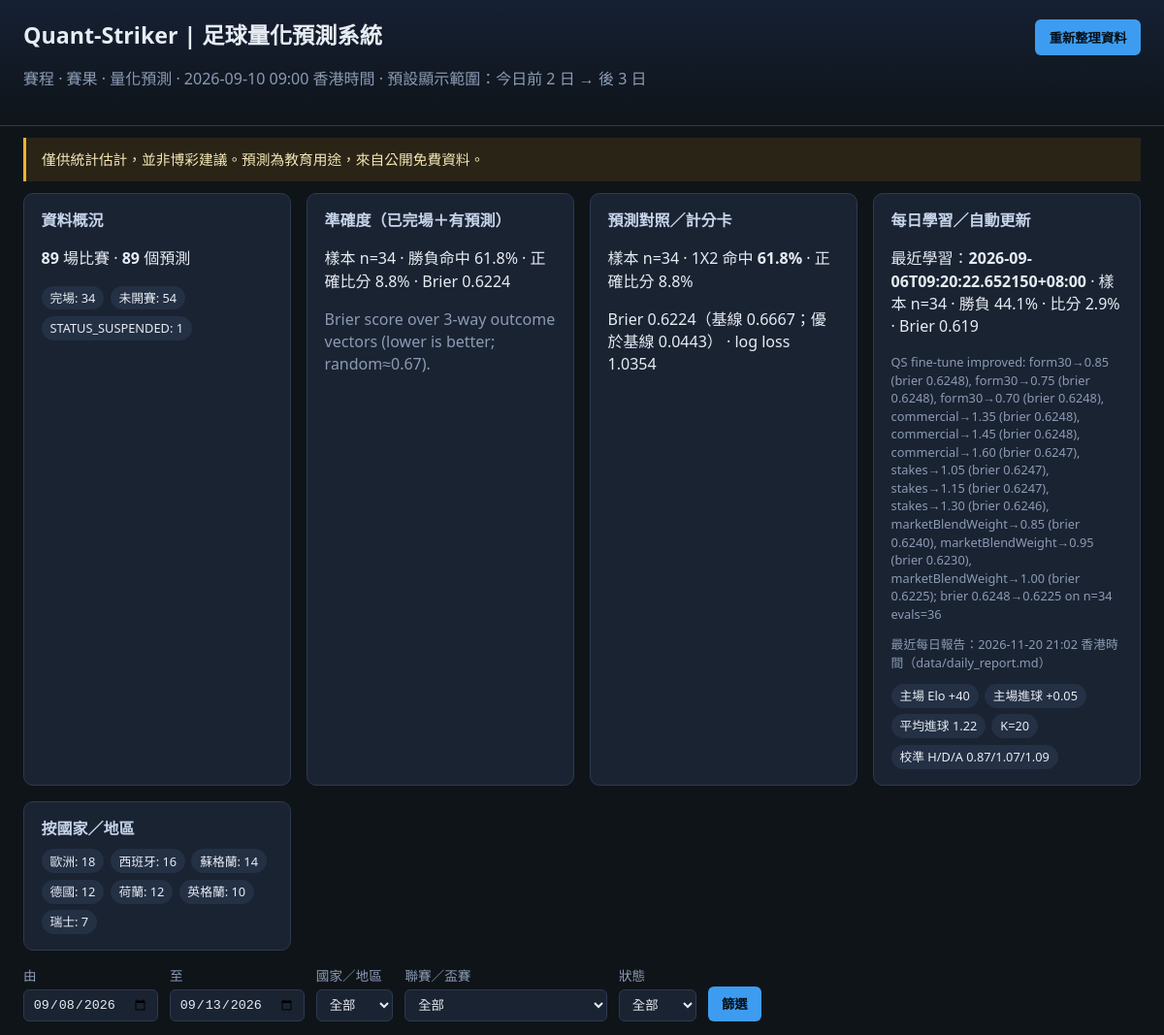
Before: / (upper part) with the older database file.
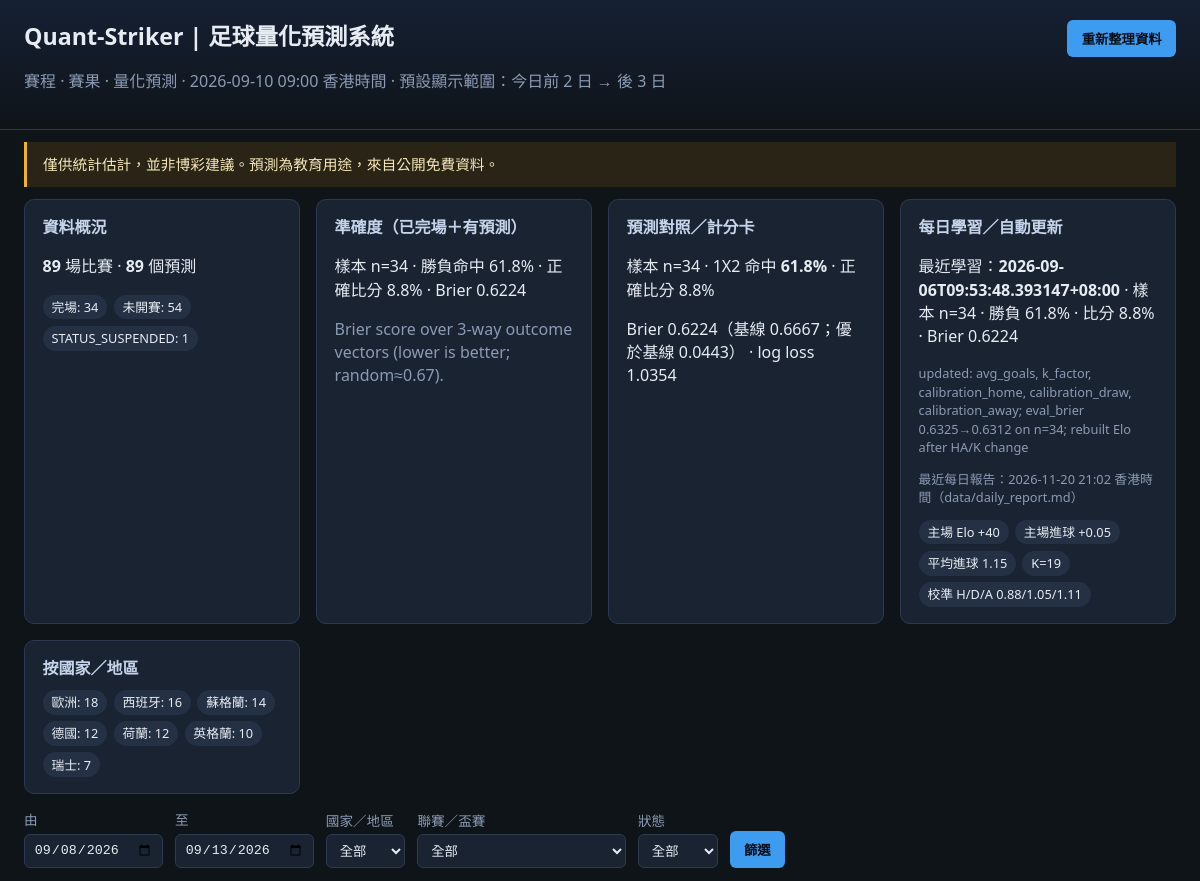
After: the same page with the newer database file.
### tables this page shows
CREATE TABLE matches (
    id INTEGER PRIMARY KEY AUTOINCREMENT,
    date TEXT,
    kickoff_utc TEXT,
    kickoff_hkt TEXT,
    league TEXT,
    country TEXT,
    competition_key TEXT,
    home TEXT,
    away TEXT,
    home_score INTEGER,
    away_score INTEGER,
    status TEXT,
    venue TEXT,
    source TEXT,
    source_id TEXT,
    extra TEXT,
    dedupe_key TEXT UNIQUE,
    updated_at TEXT
);

CREATE TABLE learning_runs (
    id INTEGER PRIMARY KEY AUTOINCREMENT,
    ran_at TEXT NOT NULL,
    finished_n INTEGER,
    result_acc REAL,
    exact_acc REAL,
    brier REAL,
    params_json TEXT,
    notes TEXT
);

CREATE TABLE model_params (
    key TEXT PRIMARY KEY,
    value REAL NOT NULL,
    updated_at TEXT
);

### app/main.py (the view)
@app.get("/", response_class=HTMLResponse)
async def index(
    request: Request,
    country: Optional[str] = None,
    competition: Optional[str] = None,
    status: Optional[str] = None,
    date_from: Optional[str] = None,
    date_to: Optional[str] = None,
):
    date_from, date_to = _clamp_to_dashboard_window(date_from, date_to)
    matches = db.query_matches(
        date_from=date_from,
        date_to=date_to,
        country=country or None,
        competition_key=competition or None,
        status=status or None,
        limit=300,
    )
    for m in matches:
        pred = db.get_prediction(m["id"])
        m["prediction"] = pred
    counts = db.counts()
    accuracy = db.accuracy_stats()
    learning = latest_learning_run()
    model_params = get_model_params()
    try:
        scorecard = get_scorecard_summary(refresh=False)
    except Exception:
        scorecard = {"n": 0}
    report_path = ROOT / "data" / "daily_report.md"
    daily_report_time = None
    if report_path.exists():
        ts = datetime.fromtimestamp(report_path.stat().st_mtime, tz=timezone.utc).astimezone(HKT)
        daily_report_time = ts.strftime("%Y-%m-%d %H:%M 香港時間")
    return templates.TemplateResponse(
        request,
        "index.html",
        _ui_ctx(
            matches=matches,
            countries=countries(),
            competitions=competitions_by_country(),
            filters={
                "country": country or "",
                "competition": competition or "",
                "status": status or "",
                "date_from": date_from,
                "date_to": date_to,
            },
            counts=counts,
            accuracy=accuracy,
            collect_status=_collect_status,
            learning=learning,
            model_params=model_params,
            scorecard=scorecard,
            window_label="香港時間：今日前 2 日 → 後 3 日",
            daily_report_time=daily_report_time,
        ),
    )

### templates/index.html (shortened to what this page needs)
<!DOCTYPE html>
<html lang="zh-Hant">
<head>
  <link rel="stylesheet" href="/static/style.css" />
</head>
<body>
  <header class="top">
    <div>
      <h1>Quant-Striker | 足球量化預測系統</h1>
      <p class="sub">賽程 · 賽果 · 量化預測 · {{ now_hkt }} · 預設顯示範圍：今日前 2 日 → 後 3 日</p>
    </div>
    <div class="actions">
      <button id="btn-refresh" class="btn">重新整理資料</button>
    </div>
  </header>
  <aside class="disclaimer">{{ disclaimer }}</aside>
  <section class="panels">
    <div class="card">
      <h2>資料概況</h2>
      <p><strong>{{ counts.matches }}</strong> 場比賽 · <strong>{{ counts.predictions }}</strong> 個預測</p>
      <ul class="chips">
        {% for s, n in counts.by_status.items() %}
        <li>{{ status_zh.get(s, s) }}: {{ n }}</li>
        {% endfor %}
      </ul>
    </div>
    <div class="card">
      <h2>準確度（已完場＋有預測）</h2>
      {% if accuracy.n %}
      <p>樣本 n={{ accuracy.n }} · 勝負命中 {{ '%.1f'|format(accuracy.result_accuracy * 100) }}% ·
         正確比分 {{ '%.1f'|format(accuracy.exact_score_accuracy * 100) }}% ·
         Brier {{ accuracy.brier }}</p>
      <p class="muted">{{ accuracy.note }}</p>
      {% else %}
      <p class="muted">{{ accuracy.note }}</p>
      {% endif %}
    </div>
    <div class="card">
      <h2>預測對照／計分卡</h2>
      {% if scorecard and scorecard.n %}
      <p>樣本 n={{ scorecard.n }} · 1X2 命中 <strong>{{ '%.1f'|format((scorecard.hit_1x2_rate or 0) * 100) }}%</strong>
         · 正確比分 {{ '%.1f'|format((scorecard.hit_score_rate or 0) * 100) }}%</p>
      <p>Brier {{ scorecard.mean_brier }}（基線 {{ scorecard.baseline_brier }}；優於基線 {{ scorecard.brier_vs_baseline }}）
         · log loss {{ scorecard.mean_logloss }}</p>
      {% else %}
      <p class="muted">尚未有完場預測對照。跑完 daily_update／計分卡後會顯示。</p>
      {% endif %}
    </div>
    <div class="card">
      <h2>每日學習／自動更新</h2>
      {% if learning %}
      <p>最近學習：<strong>{{ learning.ran_at }}</strong>
         · 樣本 n={{ learning.finished_n }}
         · 勝負 {{ '%.1f'|format((learning.result_acc or 0) * 100) }}%
         · 比分 {{ '%.1f'|format((learning.exact_acc or 0) * 100) }}%
         · Brier {{ learning.brier }}</p>
      {% if learning.notes %}<p class="muted tiny">{{ learning.notes }}</p>{% endif %}
      {% else %}
      <p class="muted">尚未執行學習。請跑 <code>scripts/daily_update.py</code> 或撳重新整理。</p>
      {% endif %}
      {% if daily_report_time %}
      <p class="muted tiny">最近每日報告：{{ daily_report_time }}（data/daily_report.md）</p>
      {% endif %}
      {% if model_params %}
      <ul class="chips">
        <li>主場 Elo +{{ '%.0f'|format(model_params.home_adv_elo) }}</li>
        <li>主場進球 +{{ '%.2f'|format(model_params.home_adv_goals) }}</li>
        <li>平均進球 {{ '%.2f'|format(model_params.avg_goals) }}</li>
        <li>K={{ '%.0f'|format(model_params.k_factor) }}</li>
        <li>校準 H/D/A {{ '%.2f'|format(model_params.calibration_home) }}/{{ '%.2f'|format(model_params.calibration_draw) }}/{{ '%.2f'|format(model_params.calibration_away) }}</li>
      </ul>
      {% endif %}
    </div>
    <div class="card">
      <h2>按國家／地區</h2>
      <ul class="chips">
        {% for c, n in counts.by_country.items() %}
        <li>{{ country_zh.get(c, c) }}: {{ n }}</li>
        {% endfor %}
      </ul>
    </div>
  </section>
  <form class="filters" method="get" action="/">
    <label>由 <input type="date" name="date_from" value="{{ filters.date_from }}" /></label>
    <label>至 <input type="date" name="date_to" value="{{ filters.date_to }}" /></label>
    <label>國家／地區
      <select name="country">
        <option value="">全部</option>
      </select>
    </label>
    <label>聯賽／盃賽
      <select name="competition">
        <option value="">全部</option>
      </select>
    </label>
    <label>狀態
      <select name="status">
        <option value="">全部</option>
      </select>
    </label>
    <button class="btn" type="submit">篩選</button>
  </form>
</body>
</html>

### static/style.css (style rules this page uses)
:root { --bg: #0f1419; --panel: #1a2332; --border: #2d3a4f; --text: #e7ecf3; --muted: #8b9bb4; --accent: #3d9cf0; --good: #3ecf8e; --warn: #f0b429; --bad: #f07178; --pill: #243044; }
* { box-sizing: border-box; }
body { margin: 0; font-family: "IBM Plex Sans", "Segoe UI", system-ui, sans-serif; background: var(--bg); color: var(--text); line-height: 1.45; }
.top { display: flex; justify-content: space-between; align-items: flex-start; gap: 1rem; padding: 1.25rem 1.5rem; border-bottom: 1px solid var(--border); background: linear-gradient(180deg, #152033, var(--bg)); }
h1 { margin: 0 0 .25rem; font-size: 1.45rem; }
.sub, .muted { color: var(--muted); }
.tiny { font-size: .8rem; }
.disclaimer { margin: .75rem 1.5rem; padding: .75rem 1rem; border-left: 3px solid var(--warn); background: #2a2416; color: #f5e6b8; font-size: .92rem; }
.panels { display: grid; grid-template-columns: repeat(auto-fit, minmax(240px, 1fr)); gap: 1rem; padding: 0 1.5rem 1rem; }
.card { background: var(--panel); border: 1px solid var(--border); border-radius: 10px; padding: 1rem 1.1rem; }
.card h2 { margin: 0 0 .6rem; font-size: 1rem; color: #c5d4ea; }
.filters { display: flex; flex-wrap: wrap; gap: .75rem; align-items: end; padding: 0 1.5rem 1rem; }
.filters label { display: flex; flex-direction: column; gap: .25rem; font-size: .85rem; color: var(--muted); }
input, select { background: var(--panel); color: var(--text); border: 1px solid var(--border); border-radius: 6px; padding: .45rem .55rem; }
.btn { background: var(--accent); color: #061018; border: 0; border-radius: 6px; padding: .55rem .9rem; font-weight: 600; cursor: pointer; }
.chips { list-style: none; padding: 0; margin: 0; display: flex; flex-wrap: wrap; gap: .4rem; }
.chips li { background: var(--pill); padding: .2rem .55rem; border-radius: 999px; font-size: .8rem; }
.actions { display: flex; flex-direction: column; align-items: flex-end; gap: .35rem; }

Changed rows visible on the page:
no longer on this page (row unchanged): learning_runs: ran_at "2026-09-06T09:20:22.652150+08:00", finished_n "34", (learning.result_accor0)*100 "44.1", (learning.exact_accor0)*100 "2.9", brier "0.619", notes "QS fine-tune improved: form30→0.85 (brier 0.6248), form30→0.75 (brier 0.6248), form30→0.70 (brier 0.6248), commercial→1.35 (brier 0.6248), commercial→1.45 (brier 0.6248), commercial→1.60 (brier 0.6247), stakes→1.05 (brier 0.6247), stakes→1.15 (brier 0.6247), stakes→1.30 (brier 0.6246), marketBlendWeight→0.85 (brier 0.6240), marketBlendWeight→0.95 (brier 0.6230), marketBlendWeight→1.00 (brier 0.6225); brier 0.6248→0.6225 on n=34 evals=36"
added learning_runs: ran_at "2026-09-06T09:53:48.393147+08:00", finished_n "34", (learning.result_accor0)*100 "61.8", (learning.exact_accor0)*100 "8.8", brier "0.6224", notes "updated: avg_goals, k_factor, calibration_home, calibration_draw, calibration_away; eval_brier 0.6325→0.6312 on n=34; rebuilt Elo after HA/K change"
changed model_params (number 3 of 7 on the later page): avg_goals "1.22" → "1.15"
changed model_params (number 4 of 7 on the later page): k_factor "20" → "19"
changed model_params (number 5 of 7 on the later page): calibration_home "0.87" → "0.88"
changed model_params (number 6 of 7 on the later page): calibration_draw "1.07" → "1.05"
changed model_params (number 7 of 7 on the later page): calibration_away "1.09" → "1.11"
